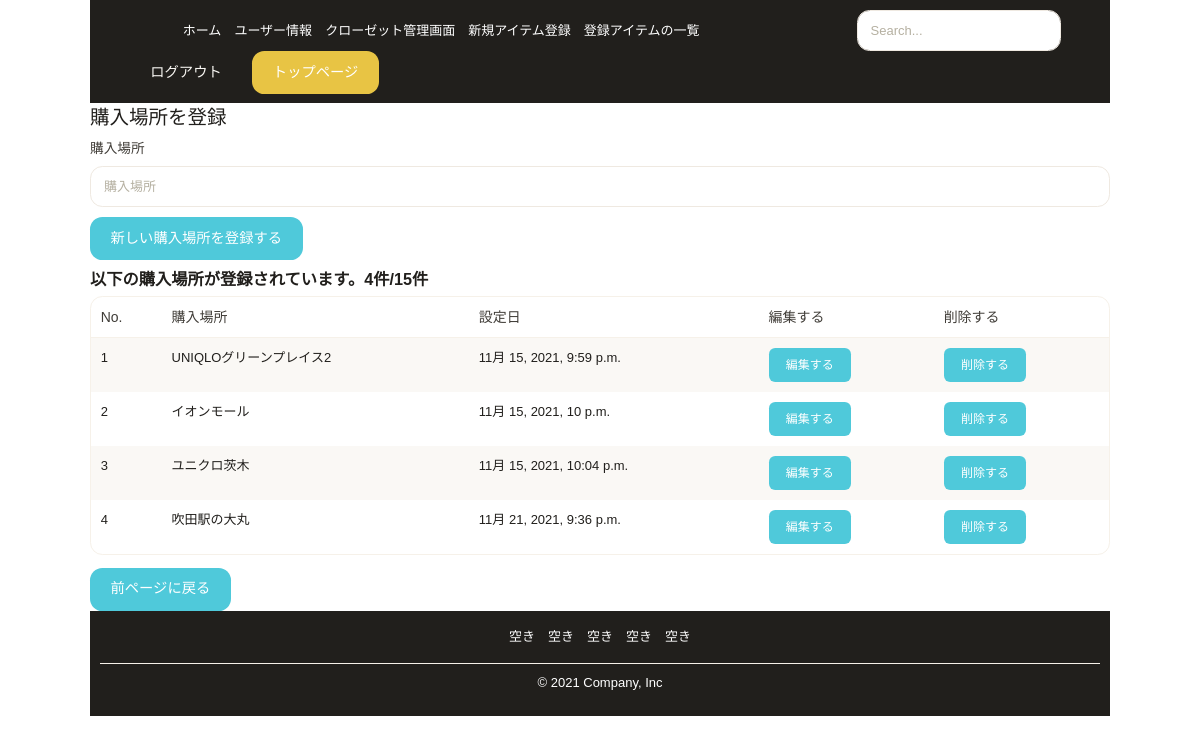
Before: /contents/purchase-place-create/ (signed in) with the older database file.
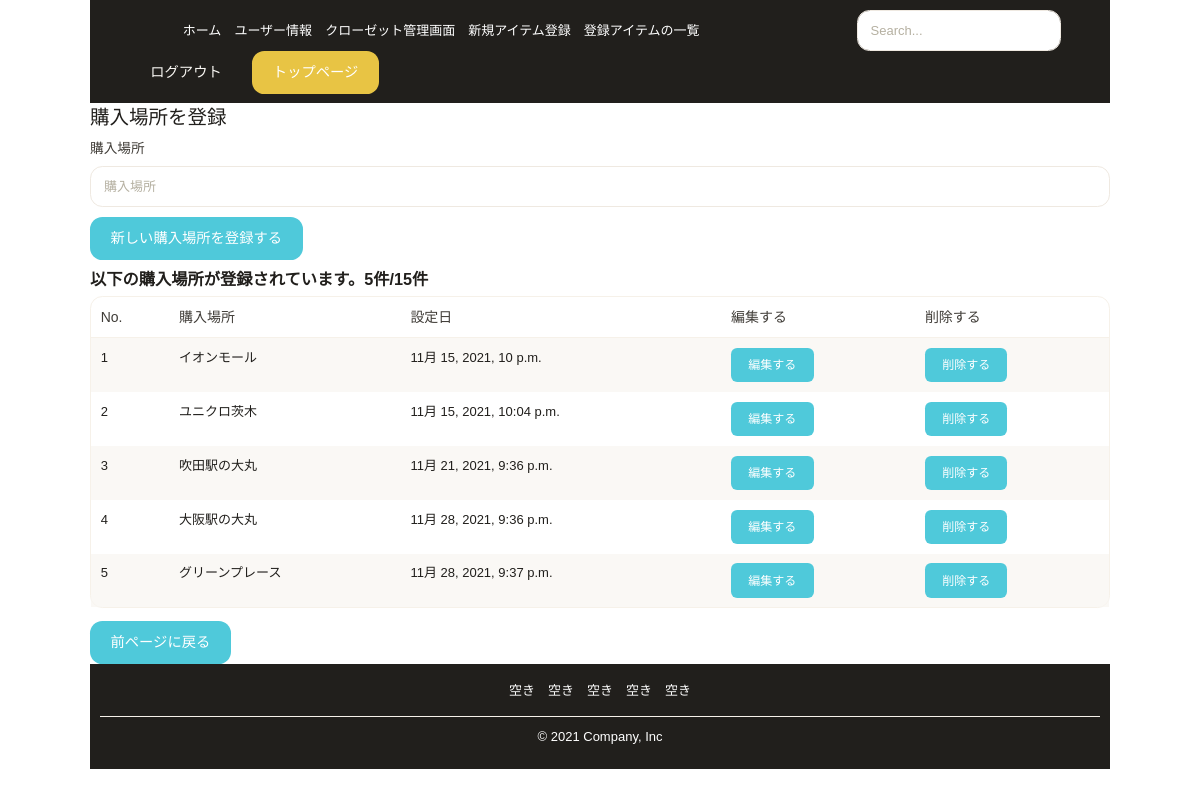
After: the same page with the newer database file.
### contents/models.py (models this page shows, shortened)
class PurchasePlace(models.Model):
    user = models.ForeignKey(settings.AUTH_USER_MODEL, verbose_name='ユーザー', on_delete=models.CASCADE, null=True)
    create_date = models.DateTimeField(verbose_name='作成日', auto_now_add=True)
    purchase_place = models.CharField(verbose_name='購入場所', max_length=255, unique=True)

### contents/views.py (the view)
# urls.py: path('purchase-place-create/', purchase_place_CreateView, name='purchase_place_create'),
@login_required
def purchase_place_CreateView(request):
    purchase_place_list = PurchasePlace.objects.filter(user_id = request.user)
    if request.method == 'POST':
        form = PurchasePlaceCreateForm(request.POST)
        if form.is_valid():
            purchase_place = form.save(commit=False)
            purchase_place.user = request.user
            purchase_place.save()
            return redirect('purchase_place_create_complete')
    else:
        form = PurchasePlaceCreateForm()
    return render(request,'contents/item_category_registration/purchase_place_create.html', {'form':form, "purchase_place_list": purchase_place_list })

### contents/forms.py (shortened to what this page needs)
class PurchasePlaceCreateForm(forms.ModelForm):
    class Meta:
        model = PurchasePlace
        fields = ('purchase_place',)
        labels = {'purchase_place':'購入場所'}

### templates/contents/item_category_registration/purchase_place_create.html (shortened to what this page needs)
{% extends 'contents/contents_base.html' %}
{% load static django_bootstrap5 humanize %}
{% block content %}
<div class="container">
    <form action='' method='POST'>{% csrf_token %}
        <legend>購入場所を登録</legend>
        {% bootstrap_form form %}
        {% bootstrap_button button_type="submit" content="新しい購入場所を登録する" %}
    </form>
</div>
<div class="container">
    {% if purchase_place_list %}
    <h4 style="margin-top: 10px;">以下の購入場所が登録されています。{{ purchase_place_list.count }}件/15件</h4>
    <table class="table table-rounded table-striped border gy-3 gs-3">
        <thead>
            <tr class="fw-bold fs-6 text-gray-800 border-bottom border-gray-200">
                <th>No.</th>
                <th>購入場所</th>
                <th>設定日</th>
                <th>編集する</th>
                <th>削除する</th>
            </tr>
        </thead>
        <tbody>
            {% for field in purchase_place_list %}
            <tr>
                <td>{{ forloop.counter }}</td>
                <td>{{ field.purchase_place }}</td>
                <td>{{ field.create_date }}</td>
                <td><a href="{% url 'purchase_place_update' field.pk %}" class="btn btn-sm btn-primary" type="submit">編集する</a></td>
                <td><a href="{% url 'purchase_place_delete' field.pk %}" class="btn btn-sm btn-primary" type="submit">削除する</a></td>
            </tr>
            {% endfor %}
        </tbody>
    </table>
    {% else %}
    <p>購入場所は登録されていません</p>
    {% endif %}
    <a href="{% url 'item_category_gate' %}" class="btn btn-md btn-primary" type="submit">前ページに戻る</a>
</div>
{% endblock content %}

Changed rows visible on the page:
removed PurchasePlace: purchase_place "UNIQLOグリーンプレイス2", create_date "11月 15, 2021, 9:59 p.m."
added PurchasePlace: purchase_place "大阪駅の大丸", create_date "11月 28, 2021, 9:36 p.m."
added PurchasePlace: purchase_place "グリーンプレース", create_date "11月 28, 2021, 9:37 p.m."
Other visible differences:
{{ purchase_place_list.count }}: "4" → "5"
